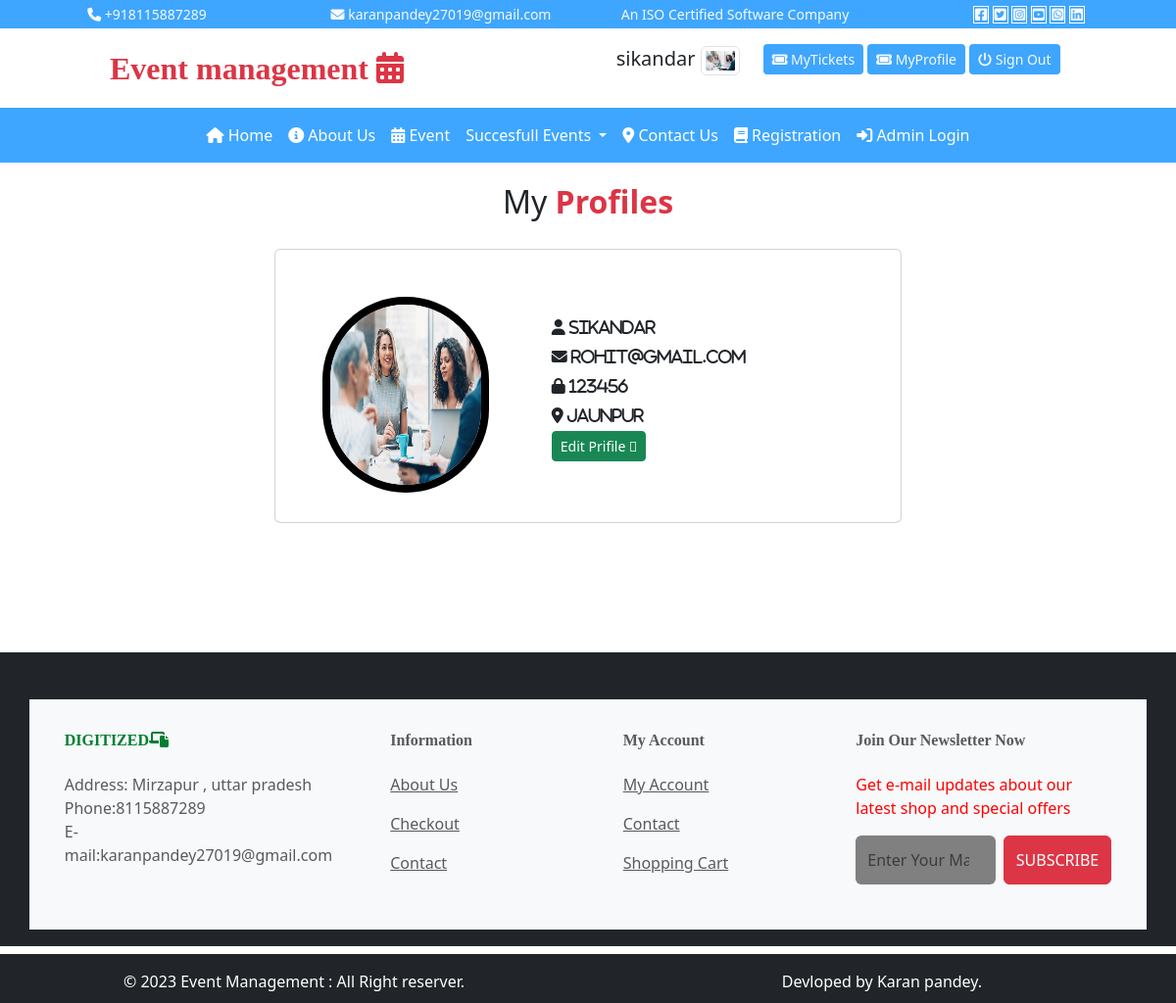
The app's page /user/myprofile/ (signed in) with its own data.
### user/models.py (models this page shows)
class register(models.Model):
    email=models.CharField(max_length=200,primary_key=True)
    uname=models.CharField(max_length=200,null=True)
    passwd=models.CharField(max_length=100,null=True)
    upic=models.ImageField(upload_to='static/profile',null=True)
    address=models.TextField(null=True)

### user/views.py (the view, shortened to what this page needs)
# urls.py: path('myprofile/',views.myprofile),
def myprofile(request):
    user=request.session.get('user')
    rdata="";
    if user:
        rdata=register.objects.filter(email=user)
    md={"mdata":rdata}
    return render(request,'user/myprofile.html',md)

### templates/user/myprofile.html (shortened to what this page needs)
{% extends 'base.html'%}
{% load static %}
{% block content %}
<div class="fs-2 text-center">
   My <b class="text-danger">Profiles</b>
</div><br/>
<div class="row">
<div class="col-sm-10 mx-auto">
  {% for i in mdata %}
    <div class="card mb-3 mx-auto" style="width:640px; height:280px;">
  <div class="row g-0">
    <div class="col-md-5 p-5">
      <img src="/{{i.upic}}" style="height:200px;width:650px;border:8px solid black;" class="img-fluid rounded-pill" alt="...">
    </div>
    <div class="col-md-7 py-5">
      <div class="card-body">
        <p class="card-text" style="line-height:30px;">
          <i class="fa-solid fa-user"> {{i.uname}}</i><br/>
          <i class="fa-solid fa-envelope"> {{i.email}}</i><br/>
          <i class="fa-solid fa-lock"> {{i.passwd}}</i><br/>
          <i class="fa-solid fa-location-dot"> {{i.address}}</i><br/>
          <a href="#" class="btn btn-sm btn-success" onclick="demo()">Edit Prifile <i class="fa=solid fa-pen-to-square"></i></a>
        </p>
      </div>
    </div>
  </div>
</div>
  {% endfor %}
</div>
</div>
{% endblock %}

### templates/base.html (shortened to what this page needs)
<!DOCTYPE html>
{% load static %}
<html lang="en">
<head>
    <link href="{% static 'css/bootstrap.css' %}" rel="stylesheet"/>
    <link href="{% static 'css/all.css' %}" rel="stylesheet"/>
</head>
<body>
<div class="container-fluid">
    <div class="row t1 text-center bg-mycolor text-light py-1">
        <div class="col-lg-3 col-md-6 col-sm-12">
            <i class="fa-solid fa-phone"></i> +918115887289
        </div>
        <div class="col-lg-3 col-md-6 col-sm-12">
            <i class="fa-solid fa-envelope"></i>
            karanpandey27019@gmail.com
        </div>
        <div class="col-lg-3 col-md-6 col-sm-12">
            An ISO Certified Software Company
        </div>
        <div class="col-lg-3 col-md-6 col-sm-12">
<i class="fa-brands fa-square-facebook"></i>
<i class="fa-brands fa-square-twitter"></i>
<i class="fa-brands fa-square-instagram"></i>
<i class="fa-brands fa-square-youtube"></i>
<i class="fa-brands fa-square-whatsapp"></i>
            <i class="fa-brands fa-linkedin"></i>
        </div>
    </div>
    <div class="row t2">
        <div class="col-sm-10 mx-auto">
<div class="row py-3">
    <div class="col-sm-4 fs-2">
        <b class="text-danger"style="font-family:Britannic Bold">Event management
        <i class="fa-solid fa-calendar-days fa-fade"></i></b>
    </div>
    <div class="col-sm-2">
    </div>
    <div class="col-sm-2 text-end fs-5">
        {% if request.session.user %}
         <a href="#" class="nav-link disabled"> {{ request.session.username }}
              <img src="/{{ request.session.userpic }}" style="max-height:30px;" class="img-thumbnail">
                   </a>
        {% else %}
        <a href="#" class="nav-link disabled">
              <img src="{% static 'images/defaultuser.jpeg' %}" style="max-height:30px;" class="img-thumbnail">
                   </a>
        {% endif %}
    </div>
    <div class="col-sm-4">
{% if request.session.user %}
        <a href="/user/myticket/" class="btn btn-sm bg-mycolor text-light">
            <i class="fa-solid fa-ticket"></i>
            MyTickets
        </a>
        <a href="/user/myprofile/" class="btn btn-sm bg-mycolor text-light">
            <i class="fa-solid fa-ticket"></i>
            MyProfile
        </a>
        <a href="/user/logout" class="btn btn-sm bg-mycolor text-light">
            <i class="fa-solid fa-power-off"></i>
            Sign Out
        </a>
{% else %}
        <a href="/user/signin" class="btn btn-sm bg-mycolor text-light">
<i class="fa-solid fa-right-to-bracket"></i>
        Sign In </a>
{% endif %}
    </div>
</div>
    </div>
        </div>
    <div class="row t3 bg-mycolor">
        <div class="col-sm-10 mx-auto">
            <nav class="navbar navbar-expand-lg bg-body-tertiary" id="menu">
  <div class="container-fluid">
    <div class="collapse navbar-collapse" id="navbarSupportedContent">
      <ul class="navbar-nav mx-auto mb-2 mb-lg-0">
        <li class="nav-item">
          <a class="nav-link active" aria-current="page" href="/user/index/"><i class="fa-solid fa-house"></i>
              Home</a>
        </li>
        <li class="nav-item">
          <a class="nav-link" href="/user/about/"><i class="fa-solid fa-circle-info"></i>
              About Us</a>
        </li>
          <li class="nav-item">
          <a class="nav-link" href="/user/event/"><i class="fa-solid fa-calendar-days"></i>
              Event</a>
        </li>
          <li class="nav-item dropdown">
          <a class="nav-link dropdown-toggle" href="/user/gallery/" role="button" data-bs-toggle="dropdown" aria-expanded="false">
            Succesfull Events
          </a>
          <li class="nav-item">
          <a class="nav-link" href="/user/contact/"><i class="fa-solid fa-location-dot"></i>
              Contact Us</a>
        </li>
          </li>
          <li class="nav-item">
          <a class="nav-link" href="/user/signup/"><i class="fa-solid fa-book"></i>
              Registration</a>
        </li>
<li class="nav-item">
          <a class="nav-link" href="/user/signup/"><i class="fa-solid fa-right-to-bracket"></i>
              Admin Login</a>
      </ul>
    </div>
  </div>
</nav>
        </div>
    </div>
    <div class="row">
        <div class="col-sm-12 py-3" style="min-height:500px;">
{% block content %}
    {% endblock %}
        </div>
        </div>
    <div class="row ufooter bg-dark">
<footer class="text-center text-lg-start bg-dark text-muted">
  <section class="">
    <div class="container text-center text-md-start mt-5 py-3 bg-light">
      <div class="row mt-3">
        <div class="col-md-3 col-lg-4 col-xl-3 mx-auto mb-4">
          <h6 class="text-uppercase fw-bold mb-4">
            <b class="txt-mycolor" style="font-family:Algerian;">Digitized<i class="fa-solid fa-laptop-file"></i></b>
          </h6>
          <div>Address: Mirzapur , uttar pradesh  </div>
		  <div>Phone:8115887289</div>
		  <div>E-mail:karanpandey27019@gmail.com</div>
        </div>
        <div class="col-md-2 col-lg-2 col-xl-2 mx-auto mb-4">
          <h6 class="fw-bold mb-4" style="font-family:Algerian;">
            Information
          </h6>
          <p>
            <a href="#!" class="text-reset">About Us</a>
          </p>
          <p>
            <a href="#!" class="text-reset">Checkout</a>
          </p>
          <p>
            <a href="#!" class="text-reset">Contact</a>
          </p>
        </div>
        <div class="col-md-3 col-lg-2 col-xl-2 mx-auto mb-4">
          <h6 class="fw-bold mb-4" style="font-family:Algerian;">
            My Account
          </h6>
          <p>
            <a href="#!" class="text-reset">My Account</a>
          </p>
          <p>
            <a href="#!" class="text-reset">Contact</a>
          </p>
          <p>
            <a href="#!" class="text-reset">Shopping Cart</a>
          </p>
        </div>
        <div class="col-md-4 col-lg-3 col-xl-3 mx-auto mb-md-0 mb-4">
          <h6 class="fw-bold mb-4" style="font-family:Algerian;">Join Our Newsletter Now</h6>
          <p style="color:red;">
            Get e-mail updates about our latest shop and special offers
          </p>
		  <form class="d-flex" role="search">
      <input class="form-control me-2" type="search" placeholder="Enter Your Mail" aria-label="Search">
      <button type="button" class="btn btn-danger">SUBSCRIBE</button>
    </form>
        </div>
      </div>
    </div>
  </section>
</footer>
    </div>
    <div class="row bfooter bg-dark mt-2">
        <div class="col-sm-6 text-white text-center mt-3">© 2023  Event Management : All Right reserver.</div>
        <div class="col-sm-6 text-white text-center mt-3">Devloped by Karan pandey.</div>
    </div>
</div>
</body>
</html>

### templates/base.html (style rules this page uses)
:root { --bgcolor:#3ea6ff; --txtcolor:#007E33; }
.t1 { font-size:14px; }
.bg-mycolor { background:var(--bgcolor) !important; }
.txt-mycolor { color:var(--txtcolor); }
.fa-brands { border:1px solid white; padding:.3%; transition:all 1s; }
#menu { background:transparent !important; }
#menu ul li a { color:white; }
.ufooter { min-height:300px; }
.bfooter { min-height:50px; }

### templates/user/myprofile.html (style rules this page uses)
.form-control { height:50px; margin-button:3%; background:grey; border:none; }

### records on screen
register: session.username "sikandar", upic (picture), uname "sikandar", email "rohit@gmail.com", passwd "123456", address "jaunpur"
